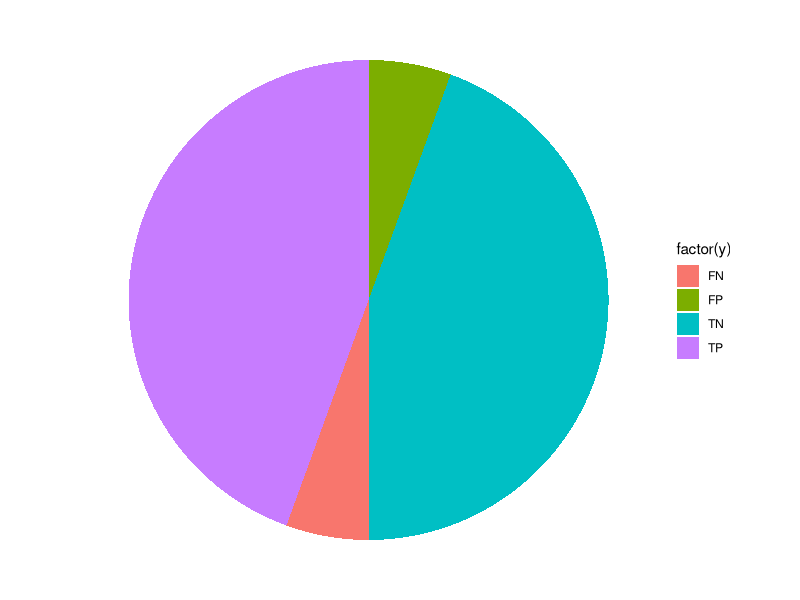

The R script that drew this image:
## ---- chunk 1
library(ggplot2)

df=data.frame(x=1:360,y=c(rep("FP",20),rep("TN",160),rep("FN",20),rep("TP",160)))



ggplot(df,aes(x=x,fill=factor(y)))+
  geom_bar(width=1)+
  coord_polar(theta="x")+
  theme_void()

